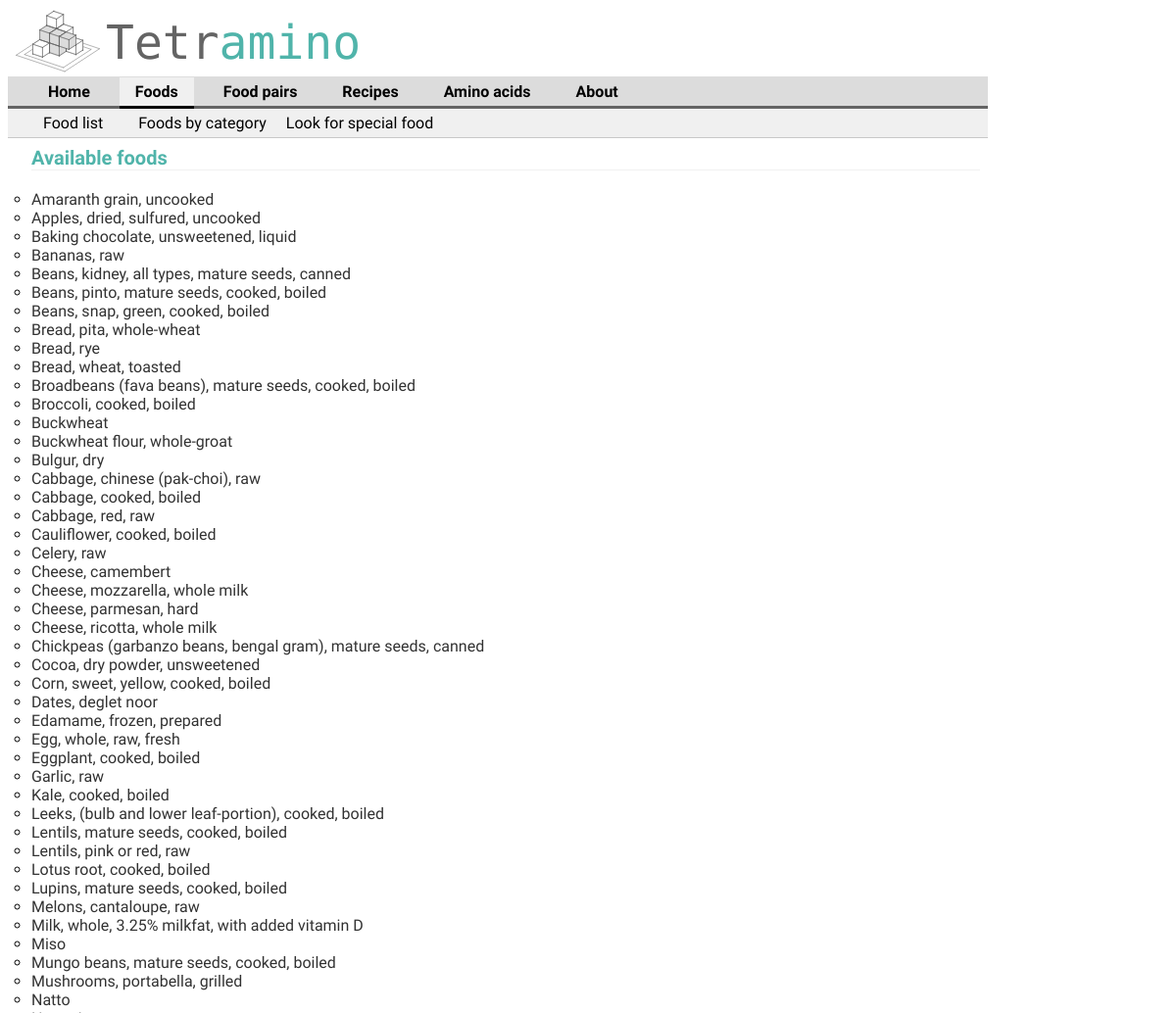
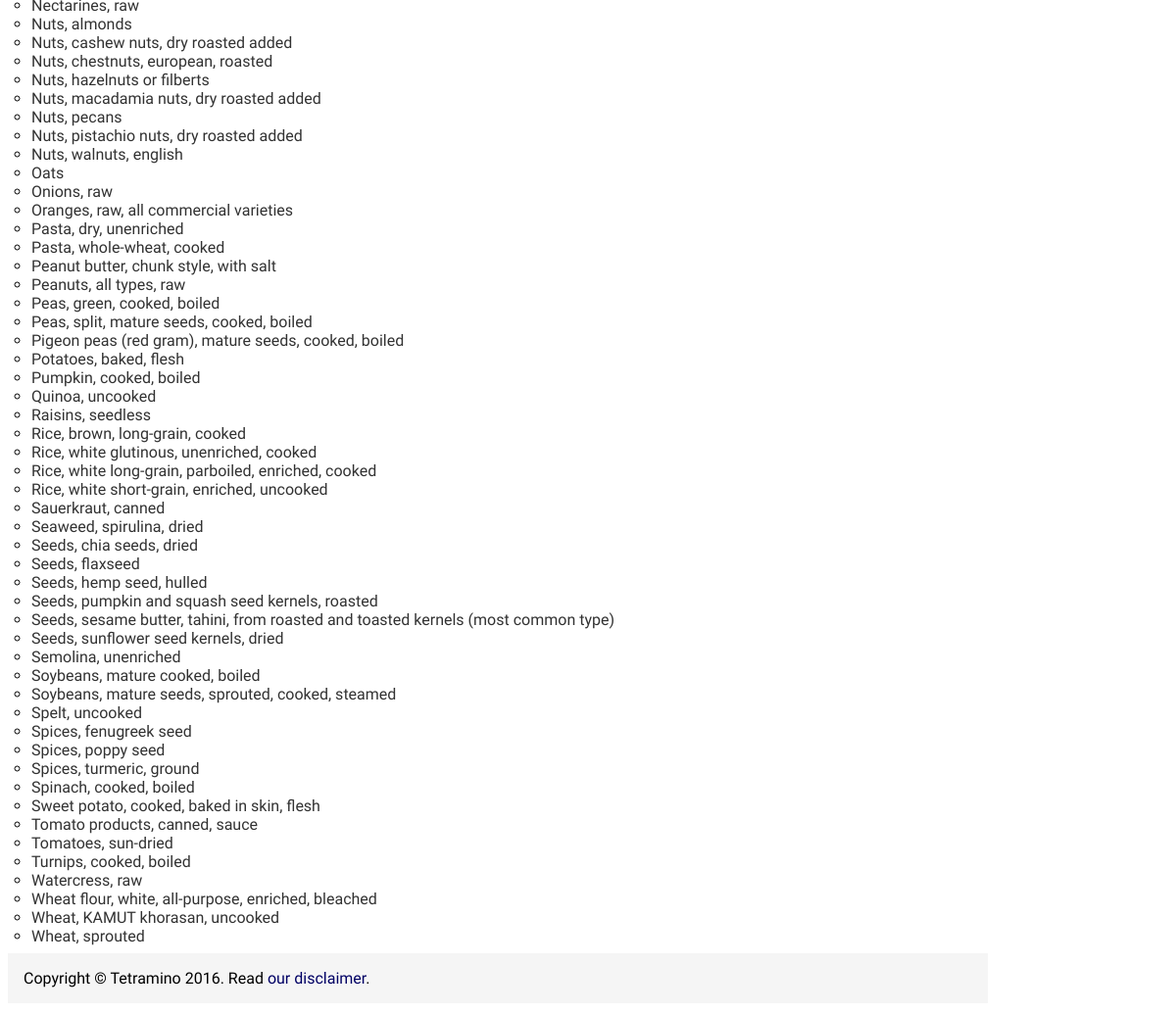
The page /listFoods/ on the database as committed earlier (2 pictures, top to bottom).
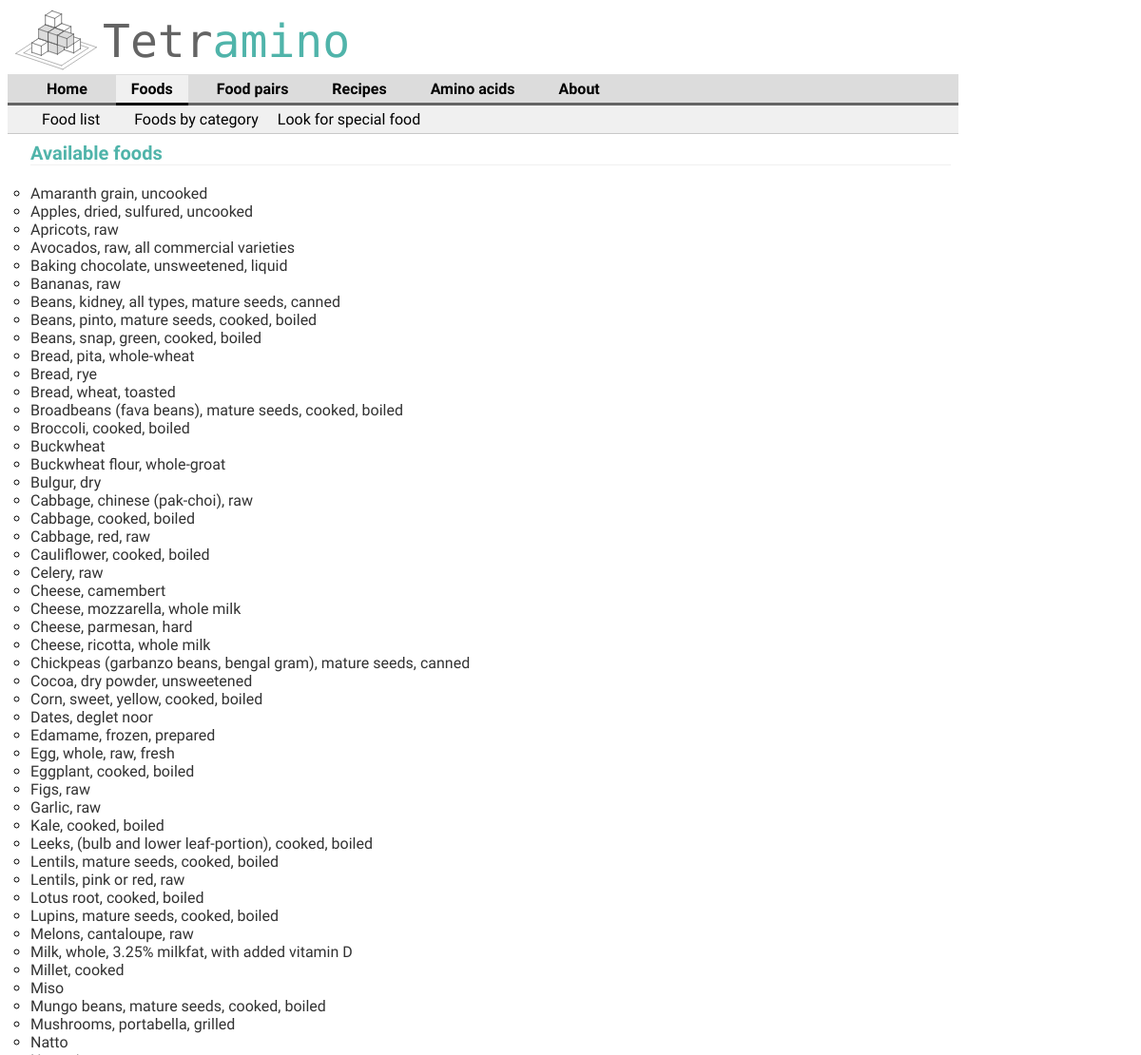
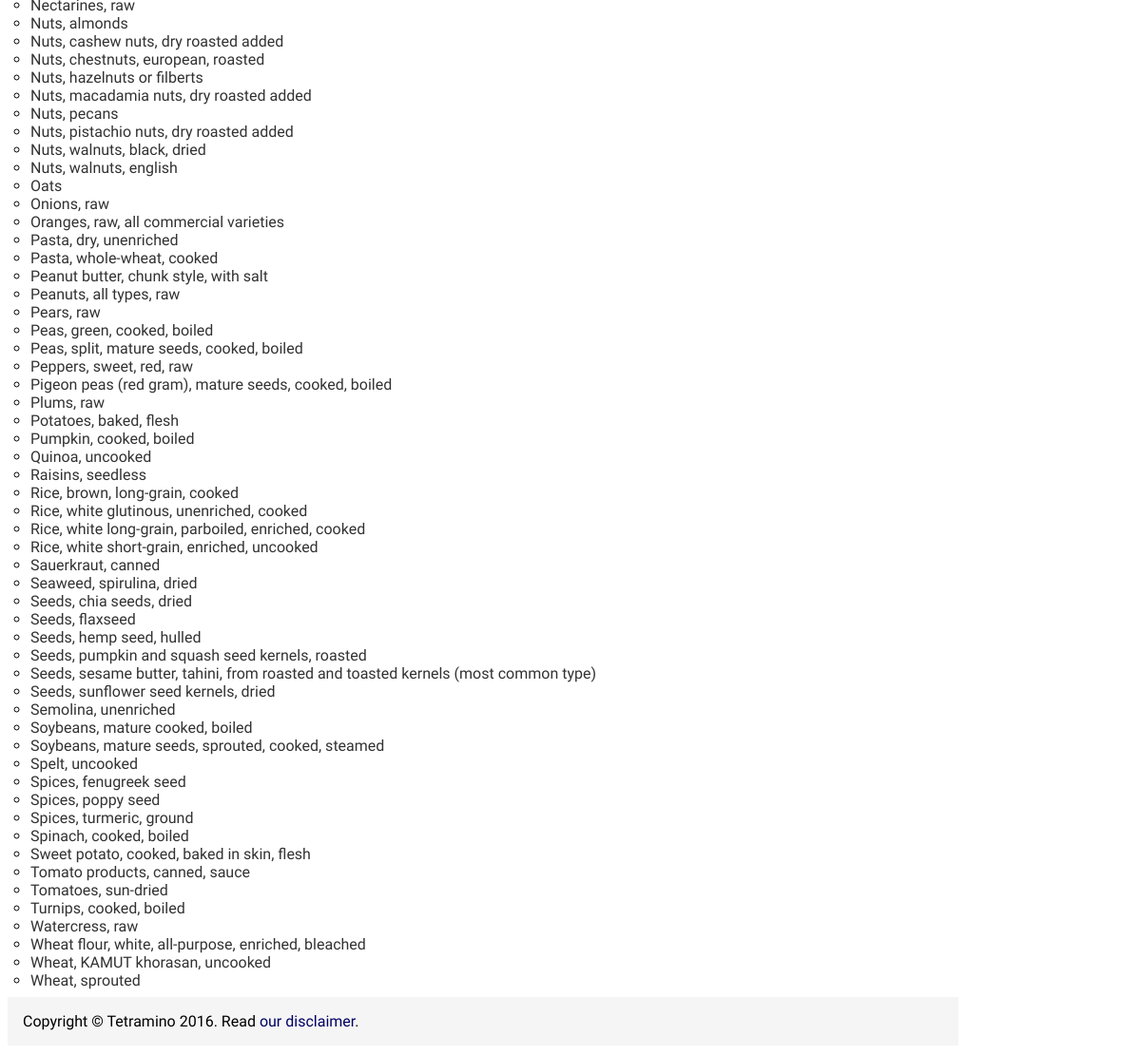
The same page on the database as committed later (2 pictures, top to bottom).
### aminoApp/models.py (models this page shows, shortened)
class Food(models.Model):
    food_name = models.CharField(max_length=200)
    pub_date = models.DateTimeField('date added', null=True, blank=True,auto_now_add=True) #models.DateTimeField('date published',null=timezone.now())
    food_category = models.IntegerField(null=True)
    food_dbid = models.IntegerField(default=0)
    nutritional_value = models.ForeignKey('NutritionalValue', on_delete=models.CASCADE,null=True)
    efficiency = models.FloatField(null=True)
    food_description = models.TextField(null=True, blank=True)
    def getNameWithoutSaltInfo(self):
        unneededInfo = [', without salt',', solids and liquids',', drained']
        foodName = self.food_name
        for unneededStr in unneededInfo:
            foodName = foodName.replace(unneededStr,'')
        return foodName
    class Meta:
        ordering = ['food_name']

### aminoApp/views.py (the view)
# urls.py: url(r'^listFoods/', views.showFoodList, name='foodList'),
def showFoodList(request):
    foodList= Food.objects.order_by('food_name') #('-pub_date')[:25]
    context = {'foodList': foodList}
    return render(request, 'aminoApp/foodList.html', context)

### aminoApp/templates/aminoApp/foodList.html (shortened to what this page needs)
{% extends "aminoApp/baseFoods.html" %}
{% block content %}
<h1>Available foods</h1>
    {% if foodList %}
        <ul>
        {% for food in foodList %}
            <li><a href="/showFood/{{food.food_dbid}}/">{{ food.getNameWithoutSaltInfo }}</a></li>
        {% endfor %}
        </ul>
    {% else %}
        <p>No foods are available.</p>
    {% endif %}
{% endblock %}

### aminoApp/templates/aminoApp/baseFoods.html (shortened to what this page needs)
{% extends "aminoApp/base.html" %}
{% block section %}section-foods{% endblock %}
{% block subhead %}
    <ul>
        <li><a href="/listFoods/">Food list</a></li>
        <li><a href="/food-categories/">Foods by category</a></li>
        <li>Look for special food</li>
    </ul>
{% endblock %}

### aminoApp/templates/aminoApp/base.html (shortened to what this page needs)
<!DOCTYPE html>
<html lang="en">
<head>
    {% load static from staticfiles %}
    <link rel="stylesheet" href="{% static "aminoApp/yellowBungeeStyle.css" %}" />
</head>
<body id="{% block section %}section-generic{% endblock %}">
    <div id="container">
        <div id="titlebar">
            <table style="width:100%">
                <tr>
                    <td width="10%"><img src="/static/aminoApp/platefulOfCubes.svg" height="70" width="100" align="middle"/></td>
                    <td>Tetr<span class="titlebarSecondColor">amino</span></td>
                </tr>
            </table>
        </div>
        <div id="headbar">
            {% block headbar %}
            <ul>
                <li class="nav-home"><a href="/">Home</a></li>
                <li class="nav-foods"><a href="/listFoods/" class="foods">Foods</a></li>
                <li class="nav-foodpairs"><a href="/foodPairs/">Food pairs</a></li>
                <li class="nav-recipes"><a href="/recipeTable/">Recipes</a></li>
                <li class="nav-aminos"><a href="/listAminoAcids/">Amino acids</a></li>
                <li class="nav-about"><a href="/about/">About</a></li>
            </ul>
            {% endblock %}
        </div>
        <div id="subhead">
            {% block subhead %}{% endblock %}
        </div>
        <div id="content">
            {% block content %}{% endblock %}
        </div>
        <div id="footer">
            {% block footer %}
            Copyright &copy; Tetramino 2016.
            Read <a href="/about_disclaimer/">our disclaimer</a>.
            {% endblock %}
        </div>
    </div>
</body>
</html>

### aminoApp/static/aminoApp/yellowBungeeStyle.css (style rules this page uses)
img { vertical-align:middle; }
ul { list-style-type: circle; padding: 0; margin: 0; }
#content ul { list-style-type: circle; padding: 0; margin: 0; }
body { font-family: "Raleway", serif; }
th, td { border-bottom: 1px solid #ddd; padding: 5px; }
table { border-collapse: collapse; border: 1px solid #ddd; width: 80%; }
#titlebar table { border: 0px; }
#titlebar td { font-family: 'Monoton', cursive; font-size: 48px; font-weight: bold margin-top: -0.2em; margin-bottom: -0.1em; margin-left: 0em; margin-right: 0; background-color: white; color: rgb(100,100,100); padding-top: 0; padding-right: 0; padding-bottom: 0; padding-left: 0; }
.titlebarSecondColor { color: rgb(80,180,170); }
div#container { min-width: 700px; max-width: 1000px; }
#headbar ul, #subhead ul { margin: 0; padding: 5px 20px 5px 20px; list-style-type: none; list-style-image: none; }
#headbar li, #subhead li { display: inline; }
#headbar ul li a { text-decoration:none; margin: 5px; padding: 5px 16px 5px 16px; font-weight: bold; color: black; }
#subhead ul li a { text-decoration:none; margin: 4px; padding: 4px 12px 4px 12px; color: black; }
div#headbar { background-color:rgb(220,220,220); border-bottom: solid rgb(100,100,100); }
div#subhead { background-color:rgb(240,240,240); border-bottom: solid 1px rgb(200,200,200); }
a:link { text-decoration: none; color: rgb(0,0,100); }
li a:link { color: rgb(50,50,50); }
#section-home .nav-home a, #section-foods .nav-foods a, #section-about .nav-about a, #section-foodpairs .nav-foodpairs a, #section-recipes .nav-recipes a, #section-aminos .nav-aminos a { background-color:rgb(240,240,240); border-bottom: solid rgb(0,0,0); }
h1 { margin-bottom: 1em; margin-top: 0; margin-left: 0em; font-family: 'Raleway', serif; font-size: 20px; text-align: left; color: rgb(80,180,170); border-bottom: solid 1px rgb(240,240,240); }
div#footer { background-color:rgb(245,245,245); margin-bottom: 0.6em; padding: 1em; }
div#content { margin-left:1em; margin-right: 0em; padding: 0.5em; float: none }

Rows that differ between the two databases and show on the page:
added Food: getNameWithoutSaltInfo "Apricots, raw"
added Food: getNameWithoutSaltInfo "Avocados, raw, all commercial varieties"
added Food: getNameWithoutSaltInfo "Figs, raw"
added Food: getNameWithoutSaltInfo "Millet, cooked"
added Food: getNameWithoutSaltInfo "Nuts, walnuts, black, dried"
added Food: getNameWithoutSaltInfo "Pears, raw"
added Food: getNameWithoutSaltInfo "Peppers, sweet, red, raw"
added Food: getNameWithoutSaltInfo "Plums, raw"
